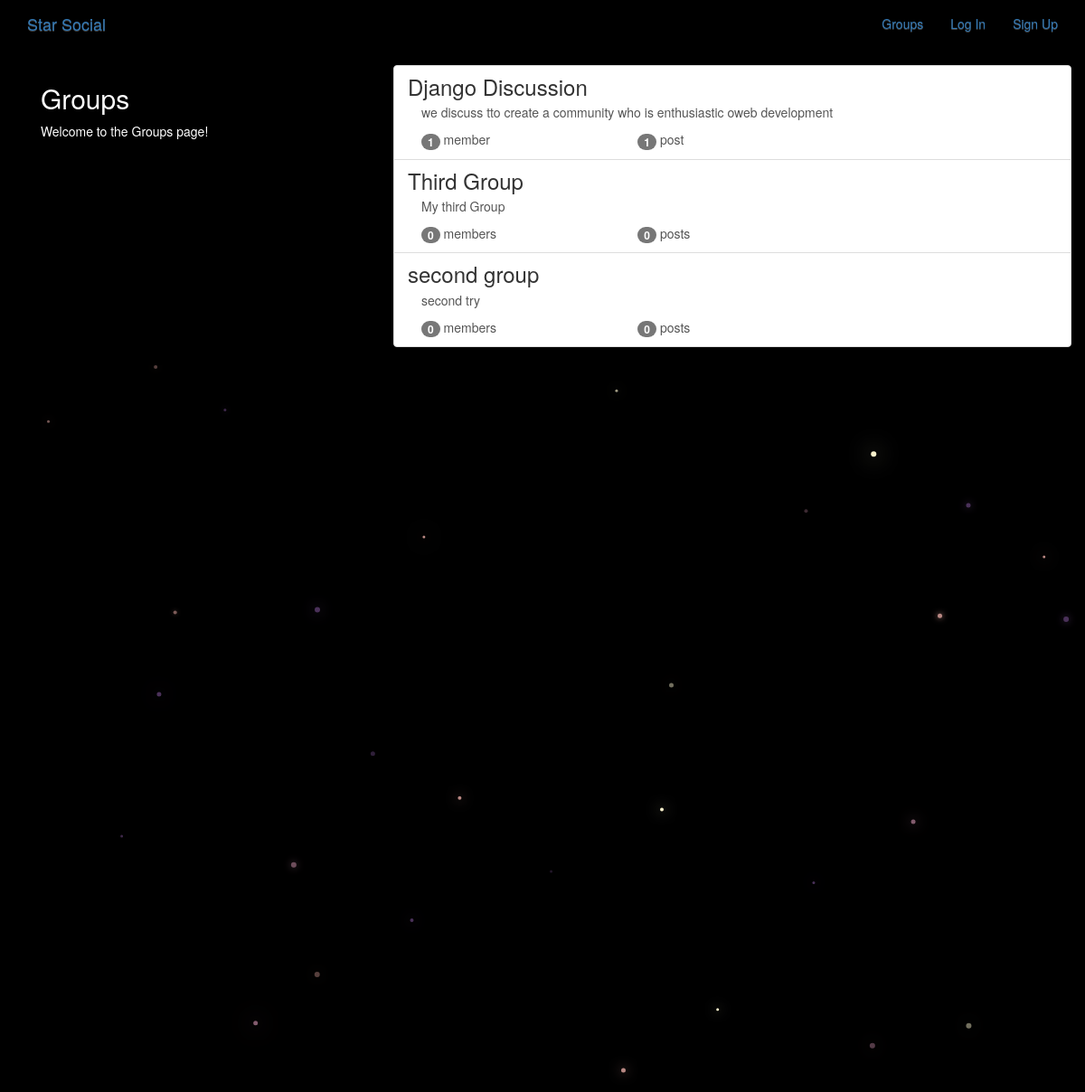
The app's page /groups/ with its own data.
### groups/models.py (models this page shows, shortened)
class Group(models.Model):
    name = models.CharField(max_length=255,unique=True)
    slug = models.SlugField(allow_unicode=True,unique=True)
    discription = models.TextField(blank=True,default="")
    description_html=models.TextField(editable=False,default="",blank=True)
    members = models.ManyToManyField(User, through="GroupMember")
    class Meta:
        ordering=["name"]

### groups/views.py (the view)
# urls.py: path("",views.ListGroups.as_view(),name="all"),
class ListGroups(generic.ListView):
    model = Group

### groups/templates/groups/group_list.html (shortened to what this page needs)
{% extends 'groups/group_base.html' %}
{% block pregroup %}
    <div class="col-md-4">
        <div class="content">
            <h2>Groups</h2>
            <p>Welcome to the Groups page!</p>
        </div>
    </div>
{% endblock %}
{% block group_content %}
    <div class="col-md-8">
        <div class="list-group ">
            {% for group in object_list %}
            <a class="list-group-item " href="{% url 'groups:single' slug=group.slug %}">
                <h3 class="title list-group-item-heading">{{ group.name }}</h3>
                <div class="list-group-iten-text container-fluid ">
                    {{ group.description_html|safe }}
                    <div class="row">
                        <div class="col-md-4">
                            <span class="badge ">{{ group.members.count }}</span>
                            member{{ group.members.count|pluralize }}
                        </div>
                        <div class="col-md-4">
                            <span class="badge ">{{ group.posts.count }}</span>
                            post{{ group.posts.count|pluralize }}
                        </div>
                    </div>
                </div>
            </a>
            {% endfor %}
        </div>
    </div>
{% endblock %}

### static/simplesocial/css/master.css (style rules this page uses)
body { margin: 0; overflow: hidden; background-color: black; color: white; }

### records on screen
Group: name "Django Discussion", description_html "we discuss tto create a community who is enthusiastic oweb development", members.count "1", posts.count "1"
Group: name "Third Group", description_html "My third Group", members.count "0", posts.count "0"
Group: name "second group", description_html "second try", members.count "0", posts.count "0"
